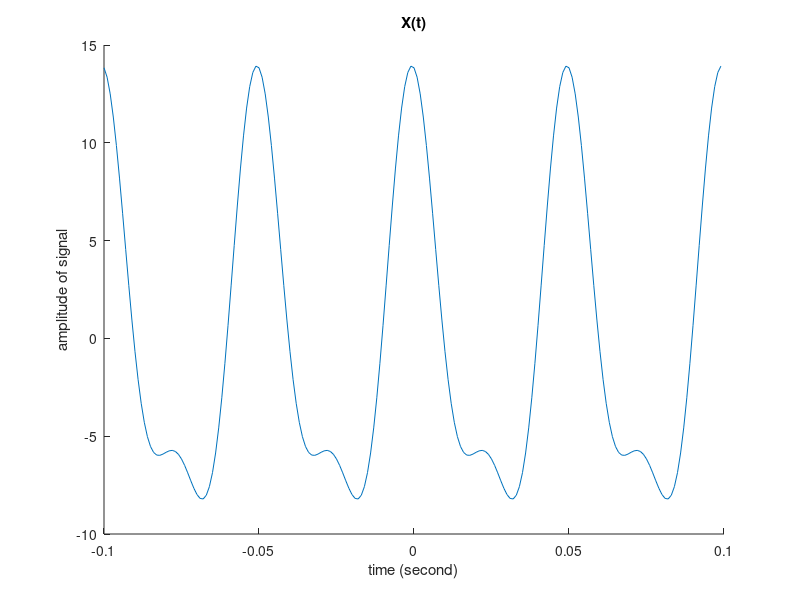
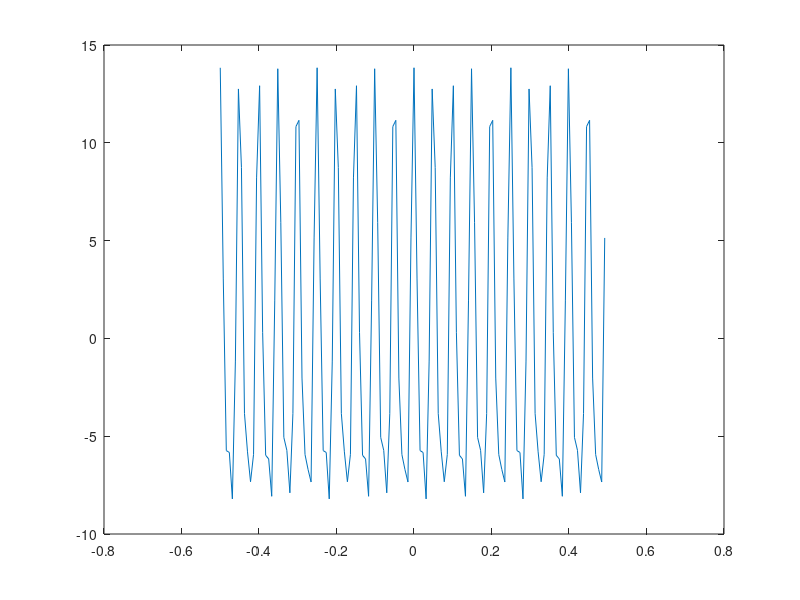
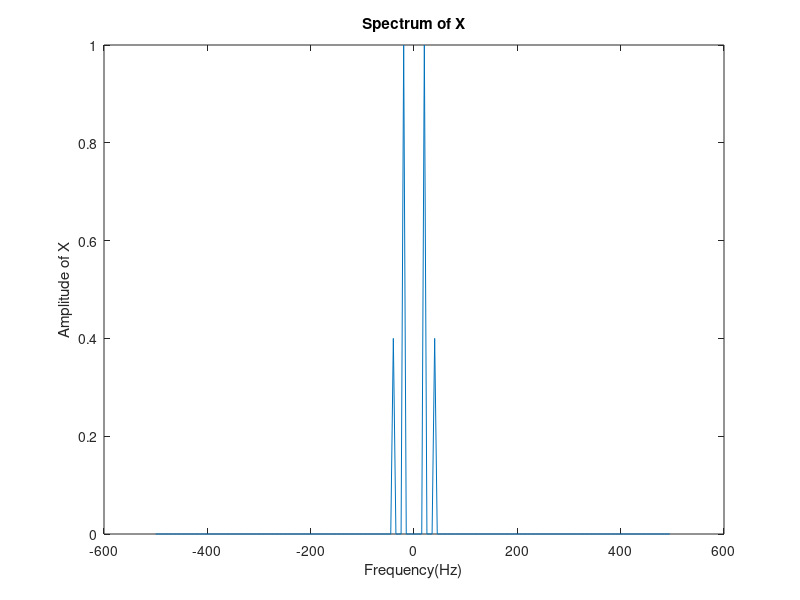
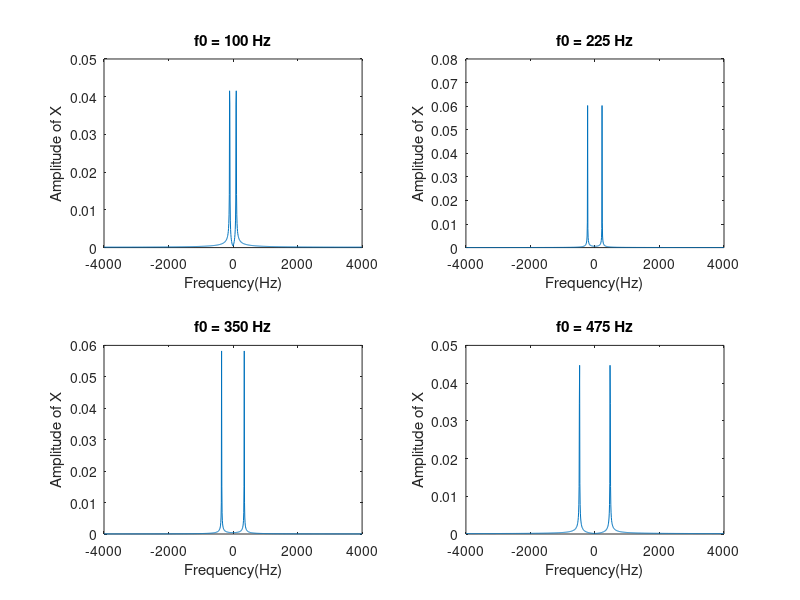

MATLAB code for these plots, in order:
clear all;
close all;
clc
%%%%%%%%%%%%%%%%   A   %%%%%%%%%%%%%%%%%%
N=128;
fs1 = 1000;
dt = 1/fs1; 
t = [-0.1:dt:0.1-dt];
x=10.*cos(2.*pi.*20.*t)-4.*sin(2.*pi.*40.*t+5);

figure(1);
hold on;
title('X(t)');
plot(t,x);
xlabel('time (second)');
ylabel('amplitude of signal');

%Sampling of x
fs = 128;
ts = 1/fs;
td= -ts*N/2:ts:ts*N/2-ts;
x1=10.*cos(2.*pi.*20.*td)-4.*sin(2.*pi.*40.*td+5);
figure(2);
plot(td,x1) 


%Fourier of X
NFFT=(length(x));
X=fftshift((fft(x))*dt);
F=[-fs1/2:fs1/NFFT:fs1/2-fs1/NFFT];
figure(3);

plot(F,abs(X));
xlabel('Frequency(Hz)');
ylabel('Amplitude of X');
title('Spectrum of X');


%%%%%%%%%%%%%%%%%%%%%%%%%%  B %%%%%%%%%%%%%%%%%%%%%%%%%%%%%

fs=8000;
ts=1/fs;

phi=30;
N=1000;

%100,225,350,475
n=(0:N).*ts;
figure(4);
k=1;
for f0=100:125:475
    subplot(2,2,(k));
    
    y1=sin(2*pi*f0.*n+phi); 
    NFFT =length(y1);

    Y1=fftshift(fft(y1)*ts);
    
    F1=[-fs/2:fs/NFFT:fs/2-fs/NFFT];
    
    plot(F1,abs(Y1));
    title(['f0 = ',num2str(f0),' Hz']);
    xlabel('Frequency(Hz)');
    ylabel('Amplitude of X');
    k=k+1;
end 


%7525,7650,7775,7900
figure(5);
k=1;
for f0=7525:125:7900
    subplot(2,2,(k));
    
    y1=sin(2*pi*f0.*n+phi); 
    NFFT =(length(y1));

    Y1=fftshift(fft(y1,NFFT)*ts);
    
    F1=[-fs/2:fs/NFFT:fs/2-fs/NFFT];
    
    plot(F1,abs(Y1));
    title(['f0 = ',num2str(f0),' Hz']);
    xlabel('Frequency(Hz)');
    ylabel('Amplitude of X');
    k=k+1;
end 
